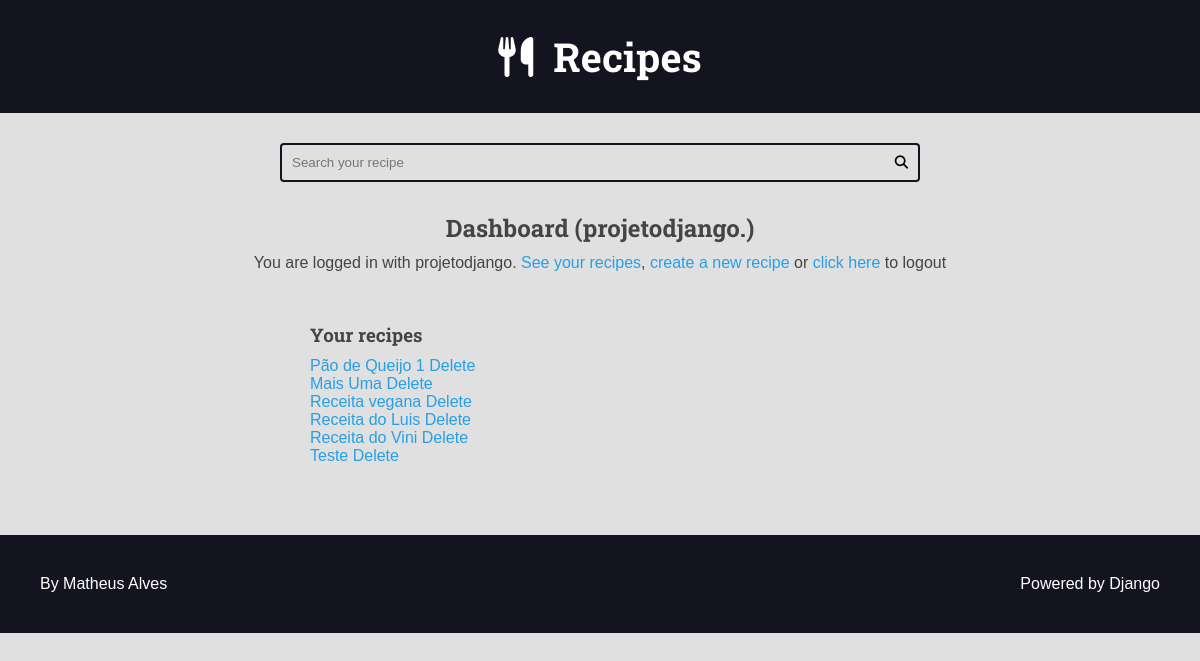
Page /authors/dashboard/ (signed in) on the earlier database version.
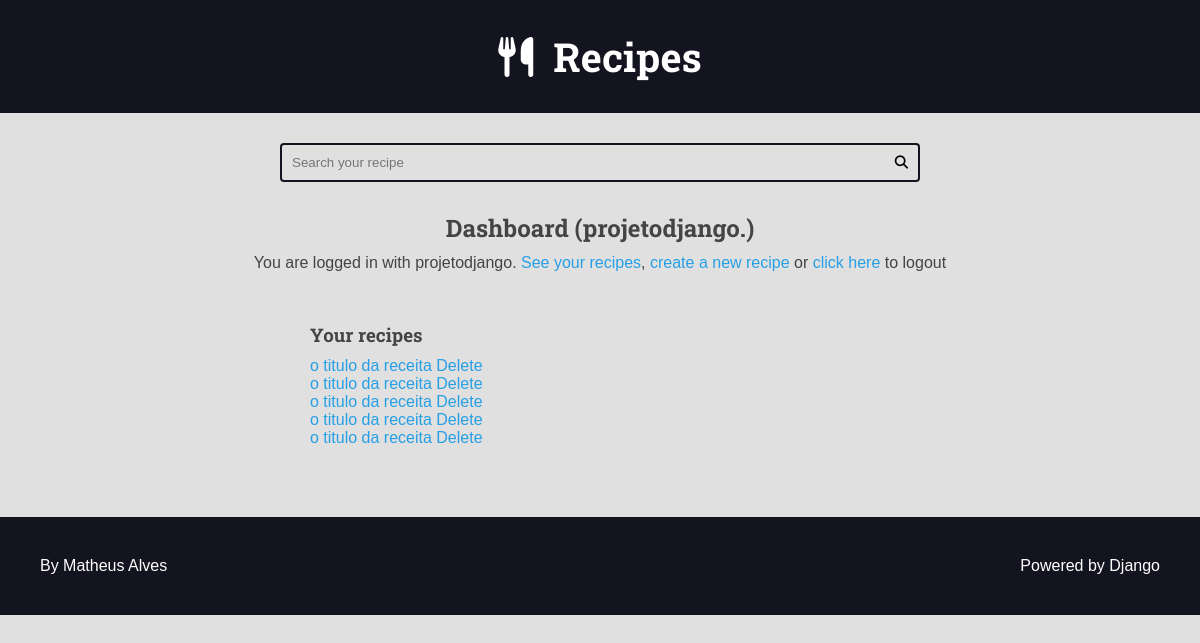
Same page on the later database version.
### recipes/models.py (models this page shows, shortened)
class Recipe(models.Model):
    title = models.CharField(max_length=65)
    description = models.CharField(max_length=165)
    slug = models.SlugField(unique=True)
    preparation_time = models.IntegerField()
    preparation_time_unit = models.CharField(max_length=65)
    servings = models.IntegerField()
    servings_unit = models.CharField(max_length=65)
    preparation_steps = models.TextField()
    preparations_steps_is_html = models.BooleanField(default=False)
    created_at = models.DateTimeField(auto_now_add=True)
    updated_at = models.DateTimeField(auto_now=True)
    is_published = models.BooleanField(default=False)
    cover = models.ImageField(
        upload_to="recipes/covers/%Y/%m/%d", blank=True, default='')
    category = models.ForeignKey(
        Category, on_delete=models.SET_NULL, null=True, blank=True, default=None)
    author = models.ForeignKey(User, on_delete=models.SET_NULL, null=True)

### authors/views/all.py (the view)
# urls.py: path('dashboard/', views.dashboard, name='dashboard'),
@login_required(login_url='authors:login', redirect_field_name='next')
def dashboard(request):
    recipes = Recipe.objects.filter(
        is_published=False,
        author=request.user
    )
    return render(
        request,
        'authors/pages/dashboard.html',
        context={
            'recipes': recipes
        }
    )

### authors/templates/authors/pages/dashboard.html (shortened to what this page needs)
{% extends "global/base.html" %}
{% block content %}
    <div class="main-content center container">
        <h2>Dashboard ({{user}})</h2>
        {% include "authors/partials/login_message.html" %}
        <div class="authors-dashboard-container">
            <h3>Your recipes</h3>
            <ul>
                {% for recipe in recipes %}
                    <li>
                        <a href="{% url "authors:dashboard_recipe_edit" recipe.id %}">{{recipe.title}}</a>
                        <form class="inline-form form-delete" action="{% url "authors:dashboard_recipe_delete" %}" method="POST">
                            <button class="plaintext-button"type="submit">Delete</button>
                        </form>
                    </li>
                {% empty %}
                    <li>
                        <p>You do not have recipes, please create one</p>
                    </li>
                {% endfor %}
            </ul>
        </div>
    </div>
{% endblock content %}

Differences in the rows shown:
removed Recipe: title "Pão de Queijo 1"
removed Recipe: title "Mais Uma"
removed Recipe: title "Receita vegana"
removed Recipe: title "Receita do Luis"
removed Recipe: title "Receita do Vini"
removed Recipe: title "Teste"
now on this page (row edited): Recipe: title "o titulo da receita"
now on this page (row edited): Recipe: title "o titulo da receita"
now on this page (row edited): Recipe: title "o titulo da receita"
now on this page (row edited): Recipe: title "o titulo da receita"
now on this page (row edited): Recipe: title "o titulo da receita"
